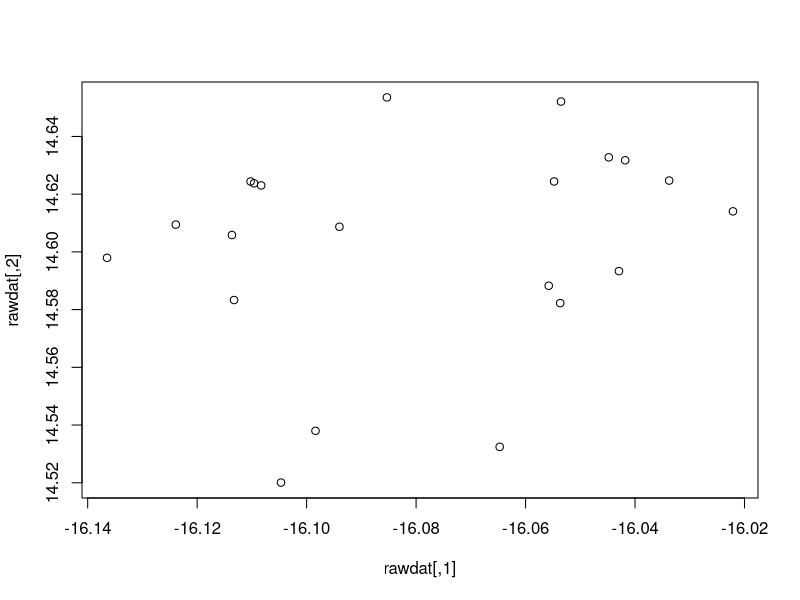
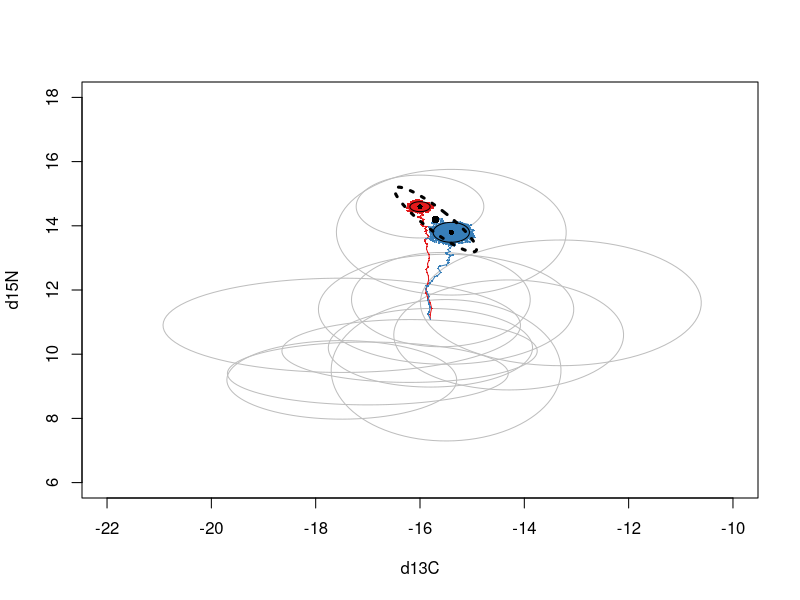

Write the R code that produced these figures, in order. (Note: this script raises an error after producing the figures.)
rm(list=c(ls()))

#Simulated consumer code
library(ellipse)
library(gtools)
library(RColorBrewer)


#Import prey data
prey <- read.csv("Prey.csv",header=TRUE)
nprey <- length(prey[,1])
ellip_prey <- list(nprey); CI <- 0.95
#build ellipses for prey
for (i in 1:nprey) {
  #Sigma <- matrix(c(prey$CSD[i],0,0,prey$NSD[i]),2,2)
  mu <- c(prey$CM[i],prey$NM[i])
  ellip_prey[[i]] <- ellipse(x=0,scale = c(prey$CSD[i],prey$NSD[i]),centre=mu,level=CI)
}

#Number of consumers
N = 2

#Body size of consumers (kg)
bmass <- rep(20,N)

#Time-steps
t_term <- 5000

#Matrix for saving consumer C values
c_m <- matrix(0,N,t_term)

#Matrix for saving consumer N values
n_m <- matrix(0,N,t_term)

#Matrix cor saving consumer prey bouts
d_m <- matrix(0,N,t_term)

#Initial consumer isotope values
#For now, the initial value will just be the means of the prey
c_init <- rep(mean(prey$CM),N)
n_init <- rep(mean(prey$NM),N)

c_m[,1] <- c_init
n_m[,1] <- n_init

#0 indicates generalist; 1 indicates specialist
#theta <- rep(1,N)
#theta <- rep(1,N)

#Dirichlet distribution for p_vector
#p_vector is the proportional contribution of prey to the diet of consumer
#p_vector determines a per-diem vector of proportional contributions
#given the Dirichlet from which it is drawn
Dir_param <- matrix(1,N,nprey)

Dir_param[1,7] <- 10000
Dir_param[2,6] <- 10000


#Which prey item does each consumer specialize on?
s_prey <- sample(nprey,N,replace=TRUE)
#cumulative distribution
#plot(sapply(seq(1,12),function(x){length(which(s_prey<x))/length(s_prey)}))

#Loop over time
for (t in 1:(t_term-1)) {
  
  #Loop over consumers
  for (i in 1:N) {
    #Define the carbon, nitrogen isotope values of body at time t
    cb <- c_m[i,t]
    nb <- n_m[i,t]
    
    #Define body mass of consumer
    #mb <- bmass[i]
    
    #Determine next prey item
    
    #With probability equal to e_gen[i], they will specialize
    #With probability equal to 1-e_gen[i], they will draw from prey randomly
    
    #RANDOM DRAW VERSION
    #Draw random value
    #     rdraw <- runif(1)
    #     if (rdraw < theta[i]) {
    #       #If specialist, select it's preferred prey
    #       next_prey <- s_prey[i]
    #     } else {
    #       #If generalist, randomly select from all prey
    #       next_prey <- sample(nprey,1,replace=TRUE)
    #     }
    #     #Randomly draw prey isotope values from known mean and sd
    #     cp_mean <- prey$CM[next_prey]
    #     cp_sd <- prey$CSD[next_prey]
    #     cp <- rnorm(1,cp_mean,cp_sd)
    #     np_mean <- prey$NM[next_prey]
    #     np_sd <- prey$NSD[next_prey]
    #     np <- rnorm(1,np_mean,np_sd)
    
    
    #DIRICHLET VERSION
    #draw proportional contribution vector from random dirichlet
    p_vec <- numeric(nprey)
    #if (N == 1) {
    #  p_vec[1:nprey-1] <- rdirichlet(1,Dir_param)
    #} else {
    p_vec[1:nprey] <- rdirichlet(1,Dir_param[i,])
    #}
    #p_vec[nprey] <- 1 - sum(p_vec)
    #Draw prey values from each prey
    cp_vec <- sapply(seq(1,nprey),function(x){rnorm(1,prey$CM[x],prey$CSD[x])})
    np_vec <- sapply(seq(1,nprey),function(x){rnorm(1,prey$NM[x],prey$NSD[x])})
    #Calculate weighted average
    cp <- p_vec %*% cp_vec
    np <- p_vec %*% np_vec
    
    #Prey biomass
    #set to one if each prey is to be equally weighted
    #(assume 1 kg of each thing is eaten rather than at individual level)
    #mp <- 1 #prey$Biomass[next_prey]
    
    #Define incorporation rate
    incorp_rate <- 0.05
    
    #weights for body size
    #f <- mb/(mb + mp)
    f <- 1 - incorp_rate
    
    cb_next <- f*cb + (1-f)*cp
    nb_next <- f*nb + (1-f)*np
    
    c_m[i,t+1] <- cb_next
    n_m[i,t+1] <- nb_next
    
  } #end i
  
} #end t



#Calculate the analytical expectation and variance trajectory for EACH INDIVIDUAL
E_lim_c <- numeric(N)
E_lim_n <- numeric(N)
Var_lim_c <- numeric(N)
Var_lim_n <- numeric(N)

for (i in 1:N) {
  
  #ind <- 1
  #plot(c_m[ind,],pch=16,cex=0.25) #; lines(c_m[ind,])
  
  #Dirichlet-Normal Approximation for expectation and variance
  a0 <- sum(Dir_param[i,1:nprey])
  
  #Expectation of the sum(p_i*X_i) quantity
  EDir_c <- (Dir_param[i,1:nprey]/a0) %*% prey$CM
  EDir_n <- (Dir_param[i,1:nprey]/a0) %*% prey$NM
  
  #Expectation of p_i
  Ep <- Dir_param[i,1:nprey]/a0
  
  #Variance of p_i
  VarDir_p <- sapply(Dir_param[i,],function(x){(x*(a0-x)) / (a0^2*(a0+1))})
  
  #Covariance of p_i,p_j
  CovDir_p <- matrix(0,nprey,nprey)
  for (k in 1:nprey) {
    for (j in 1:nprey) {
      CovDir_p[k,j] <- -(Dir_param[i,k]*Dir_param[i,j]) / (a0^2*(a0 + 1))
    }
  } 
  diag(CovDir_p) <- 0
  
  #Variance of the sum(p_i*X_i) quantity for CARBON
  VarDir_c_vec <- numeric(nprey)
  for (j in 1:nprey) {
    VarDir_c_vec[j] <- (prey$CSD[j]^2)*VarDir_p[j] + Ep[j]^2*(prey$CSD[j])^2  + VarDir_p[j]*prey$CM[j]^2 + prey$CM[j]*sum(CovDir_p[j,-j] * prey$CM[-j])       
  }
  VarDir_c <- sum(VarDir_c_vec)
  
  #Variance of the sum(p_i*X_i) quantity for NITROGEN
  VarDir_n_vec <- numeric(nprey)
  for (j in 1:nprey) {
    VarDir_n_vec[j] <- (prey$NSD[j]^2)*VarDir_p[j] + Ep[j]^2 * prey$NSD[j]^2  + VarDir_p[j]*prey$NM[j]^2 + prey$NM[j]*sum(CovDir_p[j,-j] * prey$NM[-j])       
  }
  VarDir_n <- sum(VarDir_n_vec)
  
  #Individual expectations as a function of time.
  analyticEDir_c <- sapply(seq(1,t_term),function(x){f^x*(c_init - EDir_c) + EDir_c})
  analyticEDir_n <- sapply(seq(1,t_term),function(x){f^x*(n_init - EDir_n) + EDir_n})
  #Individual SD as a function of time
  analyticDirSD_c <- sapply(seq(1,t_term),function(x){sqrt(0.5*VarDir_c*(f-1)*(exp(2*(f-1)*x)-1))})
  analyticDirSD_n <- sapply(seq(1,t_term),function(x){sqrt(0.5*VarDir_n*(f-1)*(exp(2*(f-1)*x)-1))})
  
  #Limit
  E_lim_c[i] <- analyticEDir_c[t_term]
  E_lim_n[i] <- analyticEDir_n[t_term]
  Var_lim_c[i] <- analyticDirSD_c[t_term]^2
  Var_lim_n[i] <- analyticDirSD_n[t_term]^2
  
}


#Combine individual measurements to get population statistics
Exp_lim_pop <- c(rep((1/N),N) %*% E_lim_c,rep((1/N),N) %*% E_lim_n)

Var_lim_pop_vec_c <- numeric(N)
Var_lim_pop_vec_n <- numeric(N)
for (i in 1:N) {
  Var_lim_pop_vec_c[i] <- N*Var_lim_c[i] + (N-1)*E_lim_c[i]^2 - sum(E_lim_c[i]*E_lim_c[-i])
  Var_lim_pop_vec_n[i] <- N*Var_lim_n[i] + (N-1)*E_lim_n[i]^2 - sum(E_lim_n[i]*E_lim_n[-i])
}
Var_lim_pop_c <- (1/(N^2))*sum(Var_lim_pop_vec_c)
Var_lim_pop_n <- (1/(N^2))*sum(Var_lim_pop_vec_n)

#NEED COVARIANCE BTW C AND N FOR THE POPULATIONS

cov_cn <- ((rep((1/N),N) %*% (E_lim_c*E_lim_n)) - (Exp_lim_pop[1]*Exp_lim_pop[2]))
cov_nc <- ((rep((1/N),N) %*% (E_lim_n*E_lim_c)) - (Exp_lim_pop[2]*Exp_lim_pop[1]))

rawdat <- cbind(c(c_m[1,4980:5000]+0.5,c_m[2,4980:5000]),c(n_m[1,4980:5000]-0.5,n_m[2,4980:5000]))
rawdat <- cbind(c(c_m[1,4980:5000]),c(n_m[1,4980:5000]))
plot(rawdat)
cov(rawdat)
rawdatell <- ellipse(x=0,scale=cov(rawdat),centre=apply(rawdat,2,mean))

colors <- rep(brewer.pal(8,"Set1"),round(N/9)+1)
#Plot prey ellipses
plot(ellip_prey[[1]],type="l",xlim=c(-22,-10),ylim=c(6,18),col="gray",xlab="d13C",ylab="d15N")
for (i in 2:nprey) {
  lines(ellip_prey[[i]],col="gray")
}
for (i in 1:N) {
  ind <- i
  points(c_m[ind,],n_m[ind,],pch=16,cex=0.25,col=colors[i])
  lines(c_m[ind,],n_m[ind,],pch=16,cex=0.25,col=colors[i])
  lines(ellipse(x=0,scale=c(sqrt(Var_lim_c[i]),sqrt(Var_lim_n[i])),centre=c(E_lim_c[i],E_lim_n[i]),level=CI))
}
points(E_lim_c,E_lim_n,col="black",pch=16,cex=0.7)
#Population Ellipse
#pop_ellipse <- ellipse(x=0,scale=c(sqrt(Var_lim_pop_c),sqrt(Var_lim_pop_n)),centre=Exp_lim_pop)
pop_ellipse <- ellipse(matrix(c(Var_lim_pop_c,cov_cn,cov_nc,Var_lim_pop_n),2,2),centre=Exp_lim_pop)
points(Exp_lim_pop[1],Exp_lim_pop[2],pch=16,col="black")
lines(pop_ellipse,col="black",lty=3,lwd=3)



#CARBON
#Analytical approximation for pure specialist, SD=0

par(mfrow=c(2,1))
# analyticE <- sapply(seq(1,t_term),function(x){f^x*(c_init - cp_mean) + cp_mean})
# plot(c_m[ind,2:10000],pch=16,cex=0.5,xlab="time",ylab="d13C",col="gray")
# lines(analyticE)

#Plotting observed and expected values for the expectation CARBON
ind <- 2
analyticEDir <- sapply(seq(1,t_term),function(x){f^x*(c_init[init] - EDir_c) + EDir_c})
plot(c_m[ind,2:t_term],pch=16,cex=0.5,xlab="time",ylab="d13C",col="darkgray")
lines(analyticEDir[ind,])

#Plotting observed and expected values for the variance CARBON
binsize = 100
#analyticSD <- sapply(seq(1,t_term),function(x){sqrt(0.5*cp_sd^2*(f-1)*(exp(2*(f-1)*x)-1))})
analyticDirSD_c <- sapply(seq(1,t_term),function(x){sqrt(0.5*VarDir_c*(f-1)*(exp(2*(f-1)*x)-1))})
bins <- seq(binsize+1,t_term,by=binsize)
sd_bin <- numeric(length(bins)-1)
for (i in 1:(length(bins)-1)) {
  bin0 <- bins[i]
  bin1 <- bins[i+1]
  sd_bin[i] <- sd(c_m[ind,bin0:bin1])
}
#sapply(seq(binsize+1,t_term,by=binsize),function(x){sd(c_m[ind,x-binsize:x])})
#I don't know why ^ doesn't work!
plot(bins[-1],sd_bin,
     pch=16,cex=0.5,xlim=c(0,tail(bins,n=1)),ylim=c(0,0.5),xlab="time",ylab="d13C SD",col="black")
lines(analyticDirSD_c)
#lines(analyticSD)


#NITROGEN
#Analytical approximation for pure specialist, SD=0
# par(mfrow=c(2,1))
# analyticE <- sapply(seq(1,t_term),function(x){f^x*(n_init - np_mean) + np_mean})
# plot(n_m[ind,2:t_term],pch=16,cex=0.5,xlab="time",ylab="d15N",col="gray")
# lines(analyticE)  

#Plotting observed and expected values for the variance NITROGEN
analyticEDir <- sapply(seq(1,t_term),function(x){f^x*(n_init - EDir_n) + EDir_n})
plot(n_m[ind,2:t_term],pch=16,cex=0.5,xlab="time",ylab="d15N",col="gray")
lines(analyticEDir)

#Plotting observed and expected values for the variance NITROGEN
binsize = 5000
#analyticSD <- sapply(seq(1,t_term),function(x){sqrt(0.5*np_sd^2*(f-1)*(exp(2*(f-1)*x)-1))})
analyticDirSD_n <- sapply(seq(1,t_term),function(x){sqrt(0.5*VarDir_n*(f-1)*(exp(2*(f-1)*x)-1))})
bins <- seq(binsize+1,t_term,by=binsize)
sd_bin <- numeric(length(bins)-1)
for (i in 1:(length(bins)-1)) {
  bin0 <- bins[i]
  bin1 <- bins[i+1]
  sd_bin[i] <- sd(n_m[ind,bin0:bin1])
}
#sapply(seq(binsize+1,t_term,by=binsize),function(x){sd(c_m[ind,x-binsize:x])})
#I don't know why ^ doesn't work!
plot(bins[-1],sd_bin,
     pch=16,cex=0.5,xlim=c(0,tail(bins,n=1)),ylim=c(0,0.5),xlab="time",ylab="d15N SD",col="black")
lines(analyticDirSD_n)


#Exploring the population-level parameter range
#specialization measure

epsilon_v <- seq(0,1,length.out=10)
avec <- matrix(0,10,nprey)
generalist <- rep(1/nprey,nprey)
specialist <- numeric(nprey); specialist[1] <- 1

#Vary from generalist to a specialist
for (i in 1:10) {
  avec[i,] <- epsilon_v[i]*generalist + (1-epsilon_v[i])*specialist
}


sim_matrix <- matrix(1,N,N)
diff_matrix <- matrix(0,N,N); diag(diff_matrix) <- 1
#similarity measure
psi_v <- seq(0,1,length.out=10)

sim_list <- list()
for (i in 1:length(psi)) {
  sim_list[[i]] <- psi_v[i]*sim_matrix + (1-psi_v[i])*diff_matrix
}

a_matrix <- matrix(0,N,nprey)

#For first individual, given value of epsilon, randomly sample alpha vector
#for second individual, given value of epsilon, and similarity between ind2 and ind1, randomly sample alpha vector
#for third individual, given value of epsilon, and similarity between ind3 and [ind1, ind2], randomly sample alpha vector
#Do this through N individuals
#Calculate Pop-Level Variance for each [epsilon, phi]

#Do this L times, and determine E[Pop-Level Variance] over L

#Plot

for (i in 1:length(epsilon)) {
  for (j in 1:length(psi)) {
    eps <- epsilon_v[i]
    psi <- psi_v[j]
    
    
    
    
    
  }
}

#Or just sample the shit out of the parameter space
L <- 10000
Epsi <- numeric(L)
Eepsilon <- numeric(L)
gen_vec <- rep(1/nprey,nprey)
spec_vec <- numeric(nprey); spec_vec[1] <- 1

for (l in 1:L) {
  #Build population p matrix
  #p_m <- matrix(runif(N*nprey),N,nprey)
  p_m <- matrix(rgamma(N*nprey,runif(1,1,10),runif(1,1,10)),N,nprey)
  p_m <- p_m/apply(p_m,1,sum) #ensures rows sum to 1
  
  #Build similarity matrix
  S_m <- matrix(0,N,N)
  for (i in 1:N) {
    for (j in 1:N) {
      v1 <- p_m[i,]
      v2 <- p_m[j,]
      mag1 <- sqrt(v1 %*% v1)
      mag2 <- sqrt(v2 %*% v2)
      S_m[i,j] <- (v1/mag1) %*% (v2/mag2)
    }
  }
  
  #Calculate <epsilon> and psi
  psi <- diag(ginv(sim_matrix - diff_matrix) %*% (S_m - diff_matrix))
  Epsi[l] <- 1 - mean(psi)
  
  M <- as.matrix(cbind(gen_vec,spec_vec))
  Minv <- ginv(M)
  Eepsilon[l] <- min(mean(apply(p_m,1,function(x){Minv %*% x})[1,]),1)
}

plot(Epsi,Eepsilon,xlim=c(0,1),ylim=c(0,1))
